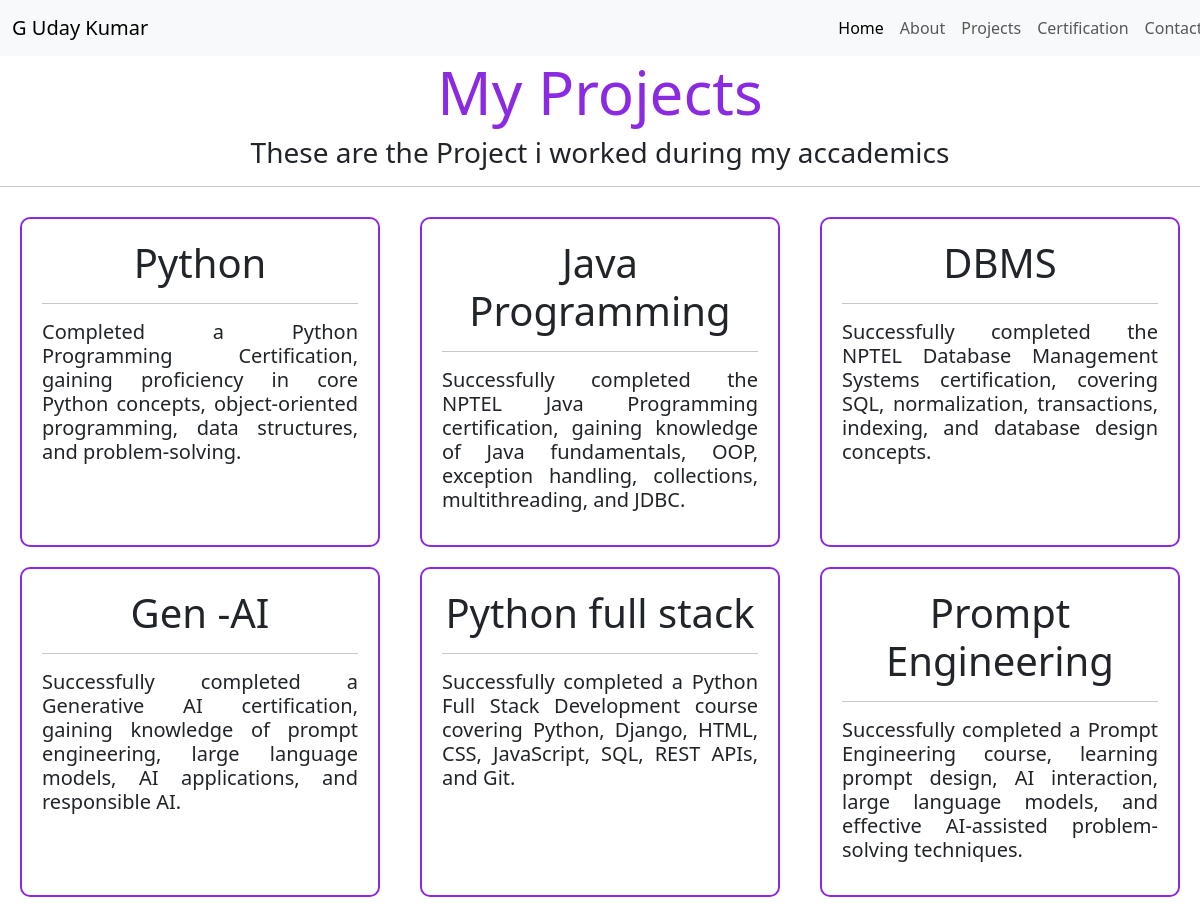
The app's page /certificate/ with its own data.
### myapp/models.py (models this page shows, shortened)
class Certifications(models.Model):
    certi=models.CharField(max_length=200)
    dis=models.CharField(max_length=200)

### myapp/views.py (the view)
# urls.py: path('certificate/',views.certificate_view,name='certificate')
def certificate_view(request):
    c=Certifications.objects.all()
    ct={'certify':c}
    return render(request,'certification.html',ct)

### templates/certification.html (shortened to what this page needs)
{% extends 'base.html' %}
{% block content %}
<center>
    <div >
        <h1 style="color: blueviolet;font-size: 60px;">My Projects</h1>
        <h3>These are the Project i worked during my accademics</h3>
    </div>
    <hr>
        <div style="display: flex; flex-wrap: wrap; gap:20px;margin-bottom: 200px; margin-top: 30px;" >
            {% for i in certify %}
            <div style="border: 2px solid blueviolet; padding: 20px; width:30%;height:330px; border-radius: 10px; margin-left: 20px;">
                <h1>{{i.certi}}</h1><hr>
                <h5 style="text-align: justify;">{{i.dis}}</h5>
            </div>
            {% empty %}
    <h2 style="color:red; text-align:center;">
        No Projects Available
    </h2>
            {% endfor %}
        </div>
</center>
{% endblock%}

### templates/Base.html (shortened to what this page needs)
<!DOCTYPE html>
<html lang="en">
<head>
    <link href="https://cdn.jsdelivr.net/npm/bootstrap@5.3.8/dist/css/bootstrap.min.css" rel="stylesheet">
</head>
<body>
    {% include 'nav.html' %}
    {% block content %}
    {% endblock %}
</body>
</html>

### templates/nav.html (shortened to what this page needs)
<nav class="navbar navbar-expand-lg bg-body-tertiary">
  <div class="container-fluid">
    <a class="navbar-brand" href="#" style="margin-right:58%;">G Uday Kumar</a>
    <div class="collapse navbar-collapse" id="navbarNavAltMarkup">
      <div class="navbar-nav">
        <a class="nav-link active" aria-current="page" href="{% url 'home' %}">Home</a>
        <a class="nav-link" href="{% url 'about' %}">About</a>
        <a class="nav-link" href="{% url 'project' %}">Projects</a>
        <a class="nav-link" href="{% url 'certificate' %}">Certification</a>
        <a class="nav-link" href="{% url 'contact' %}">Contact</a>
      </div>
    </div>
  </div>
</nav>

### records on screen
Certifications: certi "Python", dis "Completed a Python Programming Certification, gaining proficiency in core Python concepts, object-oriented programming, data structures, and problem-solving."
Certifications: certi "Java Programming", dis "Successfully completed the NPTEL Java Programming certification, gaining knowledge of Java fundamentals, OOP, exception handling, collections, multithreading, and JDBC."
Certifications: certi "DBMS", dis "Successfully completed the NPTEL Database Management Systems certification, covering SQL, normalization, transactions, indexing, and database design concepts."
Certifications: certi "Gen -AI", dis "Successfully completed a Generative AI certification, gaining knowledge of prompt engineering, large language models, AI applications, and responsible AI."
Certifications: certi "Python full stack", dis "Successfully completed a Python Full Stack Development course covering Python, Django, HTML, CSS, JavaScript, SQL, REST APIs, and Git."
Certifications: certi "Prompt Engineering", dis "Successfully completed a Prompt Engineering course, learning prompt design, AI interaction, large language models, and effective AI-assisted problem-solving techniques."
